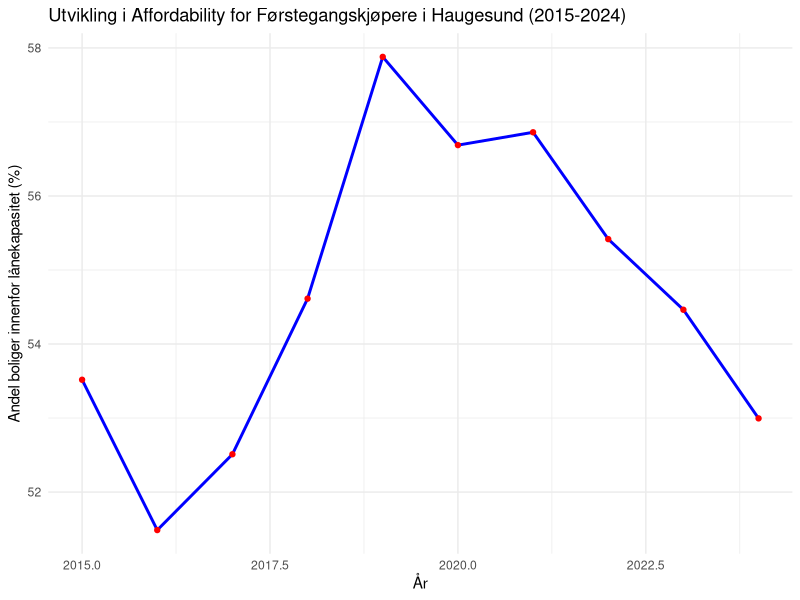
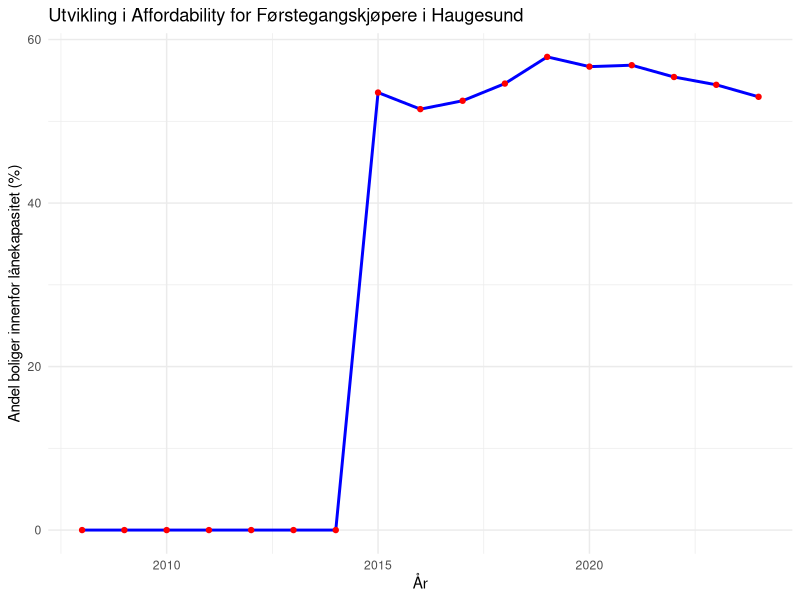
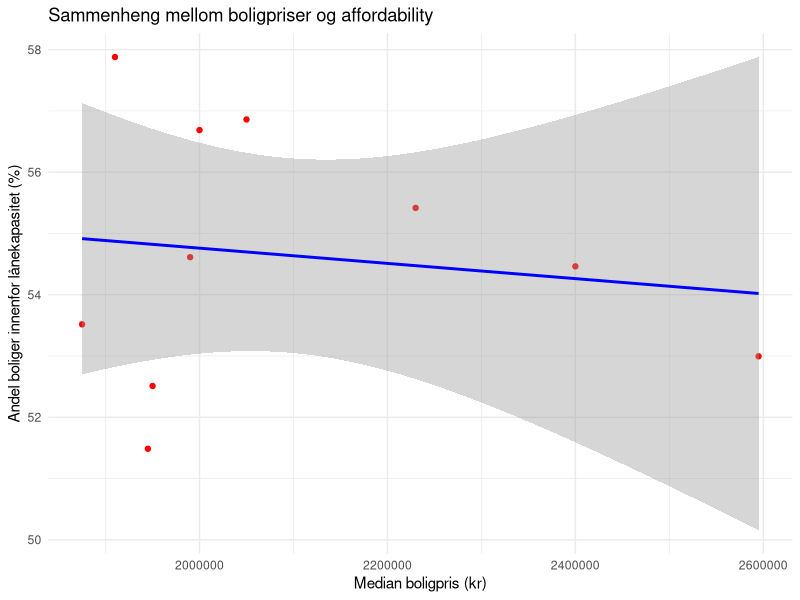
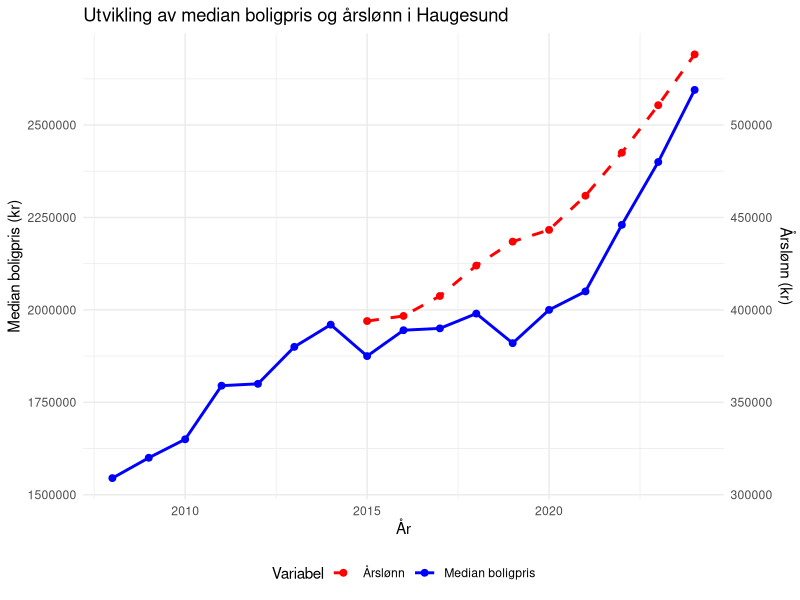
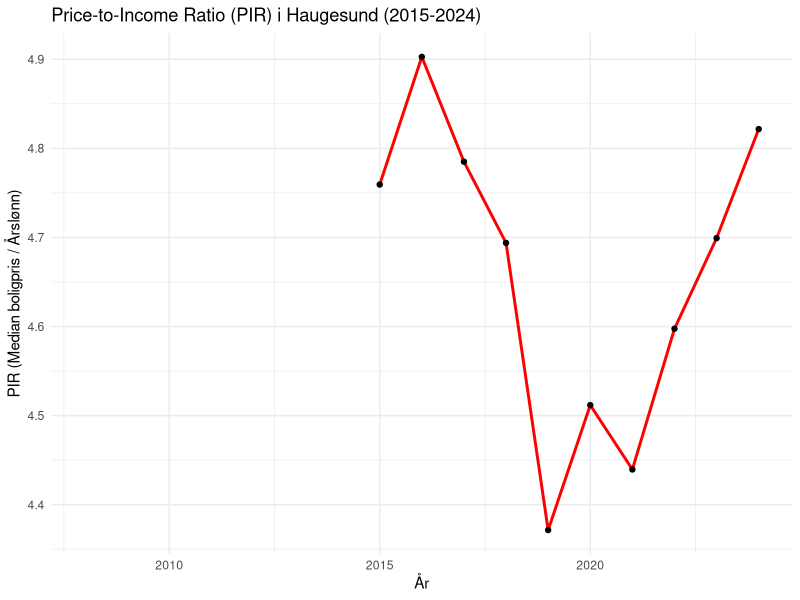
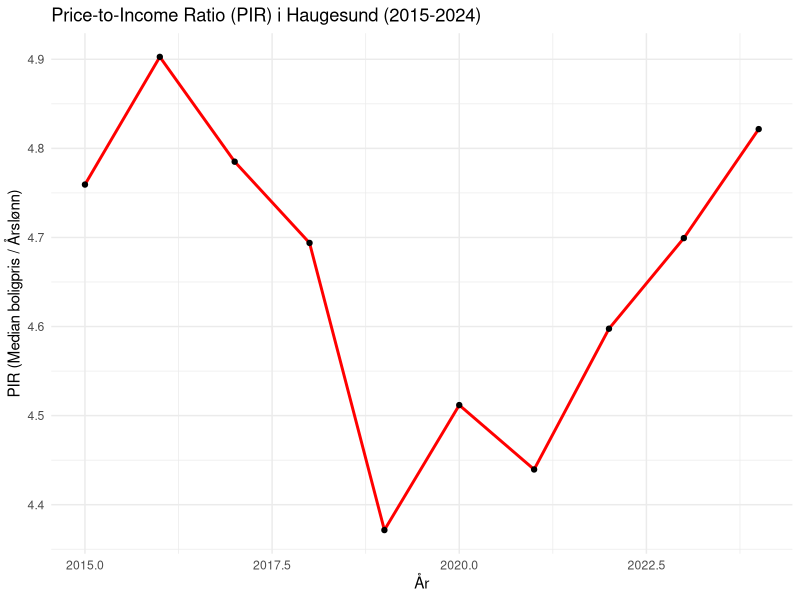
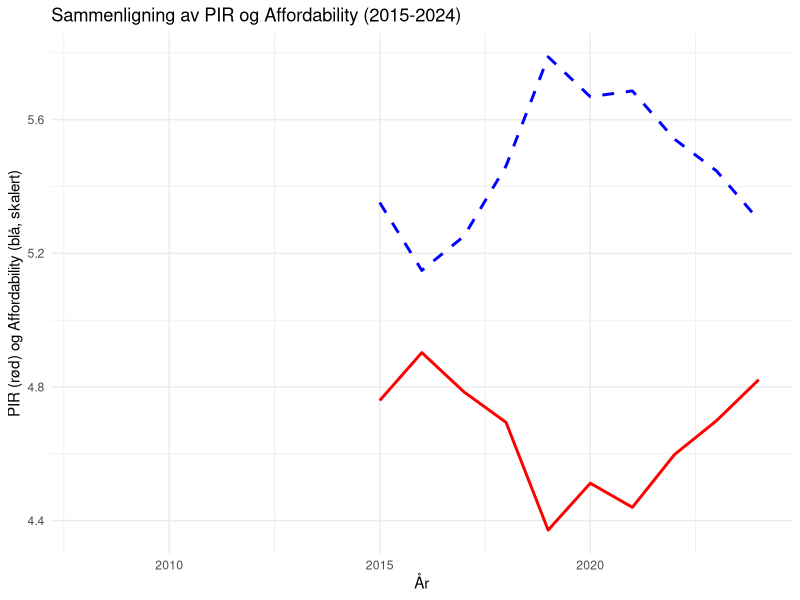
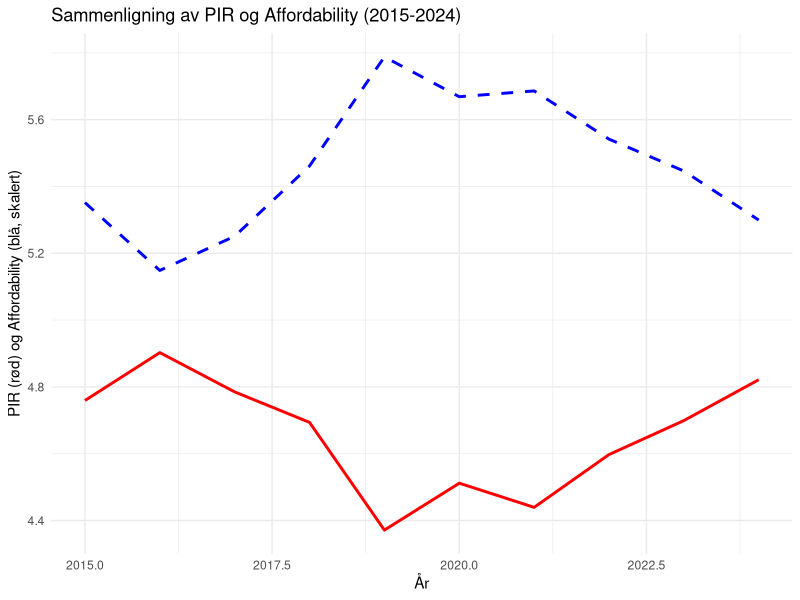

Here is the R script that generated these plots, in order: (Note: this script raises an error after producing the figures.)
## ---- chunk 1
library(readxl)
data <- read_excel("2025_HVL_Stromme_Data.xlsx")
## ---- chunk 2
# Filtrer datasettet for Haugesund og tidsperioden 2008-2024
library(dplyr)

# Fjern rader der Pris er NA
haugesund_data <- data %>%
  filter(!is.na(Pris))

## ---- chunk 3
# Beregn gjennomsnittlig og median boligpris
statistikk <- data %>%
  summarise(
    Gjennomsnitt_Pris = mean(Pris, na.rm = TRUE),
    Median_Pris = median(Pris, na.rm = TRUE)
  )

# Se resultatet
print(statistikk)
## ---- chunk 4
# Konverter "salgsdato" til Date-format og trekk ut året
data$År <- as.numeric(format(as.Date(data$Salgsdato), "%Y"))

## ---- chunk 5
library(dplyr)

data_kvantiler <- data %>%
  group_by(År) %>%
  summarise(
    median_pris = median(Pris, na.rm = TRUE),
    q25_pris = quantile(Pris, 0.25, na.rm = TRUE),
    q75_pris = quantile(Pris, 0.75, na.rm = TRUE),
    total_boliger = n()
  )

# Se de første radene
head(data_kvantiler)

## ---- chunk 6
unique(data$År)
## ---- chunk 7
data %>%
  group_by(År) %>%
  summarise(antall_boliger = sum(!is.na(Pris))) 
## ---- chunk 8
data <- data %>% filter(!is.na(Pris))
## ---- chunk 9
library(dplyr)

data_kvantiler <- data %>%
  group_by(År) %>%
  summarise(
    median_pris = median(Pris, na.rm = TRUE),
    q25_pris = quantile(Pris, 0.25, na.rm = TRUE),
    q75_pris = quantile(Pris, 0.75, na.rm = TRUE),
    total_boliger = n()
  ) %>%
  arrange(År) # Sørger for at år er i riktig rekkefølge

# Sjekk om alle år er med
unique(data_kvantiler$År)

## ---- chunk 10
data <- data %>% filter(!is.na(Pris))

## ---- chunk 11
# Lage dataframe med månedslønn per år (hentet fra SSB-dataene dine)
maanedsloenn <- data.frame(
  År = 2015:2024,  # Juster til å matche de årene du har lønnsdata for
  Månedslønn = c(32830, 33060, 33960, 35330, 36410, 36940, 38480, 40420, 42560, 44850)
)

# Beregn årslønn og maks lånekapasitet
maanedsloenn <- maanedsloenn %>%
  mutate(
    Årslønn = Månedslønn * 12,
    Maks_Laan = Årslønn * 5
  )

# Sjekk resultatet
print(maanedsloenn)
## ---- chunk 12
# Slå sammen maks lånekapasitet med boligdataene basert på år
data_affordability <- data %>%
  left_join(maanedsloenn, by = "År") %>%
  group_by(År) %>%
  summarise(
    total_boliger = n(),
    boliger_innenfor_laan = sum(Pris <= Maks_Laan, na.rm = TRUE),
    affordability = (boliger_innenfor_laan / total_boliger) * 100
  )

# Sjekk resultatene
head(data_affordability)

## ---- chunk 13
library(ggplot2)

# Filtrer data til kun 2015-2024
data_affordability_filtered <- data_affordability %>%
  filter(År >= 2015)

# Plot med kun 2015-2024
ggplot(data_affordability_filtered, aes(x = År, y = affordability)) +
  geom_line(color = "blue", size = 1) +
  geom_point(color = "red") +
  labs(title = "Utvikling i Affordability for Førstegangskjøpere i Haugesund (2015-2024)",
       x = "År",
       y = "Andel boliger innenfor lånekapasitet (%)") +
  theme_minimal()

## ---- chunk 14
library(ggplot2)

ggplot(data_affordability, aes(x = År, y = affordability)) +
  geom_line(color = "blue", size = 1) +
  geom_point(color = "red") +
  labs(title = "Utvikling i Affordability for Førstegangskjøpere i Haugesund",
       x = "År",
       y = "Andel boliger innenfor lånekapasitet (%)") +
  theme_minimal()

## ---- chunk 15
# Filtrer datasettet til kun 2015-2024 (siden vi kun har affordability for disse årene)
data_korrelasjon <- data_affordability_filtered %>%
  left_join(data_kvantiler, by = "År") %>%
  select(År, affordability, median_pris)

# Beregne Pearsons korrelasjonskoeffisient
cor_test_result <- cor.test(data_korrelasjon$affordability, data_korrelasjon$median_pris)

# Skriv ut resultatene
print(cor_test_result)

## ---- chunk 16
ggplot(data_korrelasjon, aes(x = median_pris, y = affordability)) +
  geom_point(color = "red") +
  geom_smooth(method = "lm", color = "blue", se = TRUE) + 
  labs(title = "Sammenheng mellom boligpriser og affordability",
       x = "Median boligpris (kr)",
       y = "Andel boliger innenfor lånekapasitet (%)") +
  theme_minimal()

## ---- chunk 17
library(dplyr)

# Beregn årslønn fra månedslønn
maanedsloenn <- maanedsloenn %>%
  mutate(Årslønn = Månedslønn * 12)

# Slå sammen median boligpris og årslønn
data_pir <- data_kvantiler %>%
  left_join(maanedsloenn, by = "År") %>%
  mutate(PIR = median_pris / Årslønn)

# Sjekk resultatet
print(data_pir)

## ---- chunk 18
# Last inn ggplot2
library(ggplot2)
library(dplyr)

# Anta at data_pir allerede er lastet inn
# Sjekk først at variabelnavnene stemmer:
colnames(data_pir)

# Lag plottet
ggplot(data_pir, aes(x = År)) + 
  # Linje for median boligpris
  geom_line(aes(y = median_pris, color = "Median boligpris"), size = 1) +
  geom_point(aes(y = median_pris, color = "Median boligpris"), size = 2) +
  
  # Linje for årslønn (starter fra 2015)
  geom_line(aes(y = Årslønn * 5, color = "Årslønn"), size = 1, linetype = "dashed") +  
  geom_point(aes(y = Årslønn * 5, color = "Årslønn"), size = 2) +  

  # Definer y-aksene
  scale_y_continuous(
    name = "Median boligpris (kr)", 
    sec.axis = sec_axis(~ . / 5, name = "Årslønn (kr)")
  ) +

  # Definer farger på linjene
  scale_color_manual(values = c("Median boligpris" = "blue", "Årslønn" = "red")) +
  
  # Tittel og etiketter
  labs(
    title = "Utvikling av median boligpris og årslønn i Haugesund",
    x = "År",
    color = "Variabel"
  ) +

  # Design
  theme_minimal() +
  theme(legend.position = "bottom")

## ---- chunk 19
library(ggplot2)

ggplot(data_pir, aes(x = År, y = PIR)) +
  geom_line(color = "red", size = 1) +
  geom_point(color = "black") +
  labs(title = "Price-to-Income Ratio (PIR) i Haugesund (2015-2024)",
       x = "År",
       y = "PIR (Median boligpris / Årslønn)") +
  theme_minimal()

## ---- chunk 20
ggplot(data_pir, aes(x = År, y = PIR)) +
  geom_line(color = "red", size = 1) +
  geom_point(color = "black") +
  labs(title = "Price-to-Income Ratio (PIR) i Haugesund (2015-2024)",
       x = "År",
       y = "PIR (Median boligpris / Årslønn)") +
  scale_x_continuous(limits = c(2015, 2024)) +  # Setter x-aksens start til 2015
  theme_minimal()

## ---- chunk 21
# Slå sammen affordability-data med PIR-data
data_pir_afford <- data_pir %>%
  left_join(data_affordability_filtered, by = "År")

# Plot begge variabler
ggplot() +
  geom_line(data = data_pir_afford, aes(x = År, y = PIR), color = "red", size = 1, linetype = "solid") +
  geom_line(data = data_pir_afford, aes(x = År, y = affordability / 10), color = "blue", size = 1, linetype = "dashed") + 
  labs(title = "Sammenligning av PIR og Affordability (2015-2024)",
       x = "År",
       y = "PIR (rød) og Affordability (blå, skalert)") +
  theme_minimal()

## ---- chunk 22
ggplot() +
  geom_line(data = data_pir_afford, aes(x = År, y = PIR), 
            color = "red", size = 1, linetype = "solid") +
  geom_line(data = data_pir_afford, aes(x = År, y = affordability / 10), 
            color = "blue", size = 1, linetype = "dashed") +
  labs(title = "Sammenligning av PIR og Affordability (2015-2024)",
       x = "År",
       y = "PIR (rød) og Affordability (blå, skalert)") +
  scale_x_continuous(limits = c(2015, 2024)) + # Setter x-aksens start til 2015
  theme_minimal()

## ---- chunk 23
cor.test(data_pir_afford$PIR, data_pir_afford$affordability)

## ---- chunk 24
ggplot(data_pir_afford, aes(x = PIR, y = affordability)) +
  geom_point(color = "blue") +
  geom_smooth(method = "lm", color = "red", se = TRUE) +
  labs(title = "Sammenheng mellom PIR og Affordability",
       x = "Price-to-Income Ratio (PIR)",
       y = "Affordability") +
  theme_minimal()

## ---- chunk 25
# Anta at du har en dataframe med maks lånekapasitet kalt "maks_laan"
data_affordability <- data %>%
  left_join(maks_laan, by = "År") %>%
  group_by(År) %>%
  summarise(
    total_boliger = n(),
    boliger_innenfor_laan = sum(Pris <= Maks_Laan, na.rm = TRUE),
    affordability = (boliger_innenfor_laan / total_boliger) * 100
  ) %>%
  arrange(År) # Sørger for at data er riktig sortert

# Se resultatene
head(data_affordability)
tail(data_affordability) # Sjekk at 2024 er med

## ---- chunk 26
data_affordability <- data %>%
  left_join(maks_laan, by = "År") %>%
  group_by(År) %>%
  summarise(
    total_boliger = n(),
    boliger_innenfor_laan = sum(Pris <= Maks_Laan, na.rm = TRUE),
    affordability = (boliger_innenfor_laan / total_boliger) * 100
  )

# Se resultatene
head(data_affordability)


## ---- chunk 27
library(ggplot2)
library(dplyr)

# Plot boligprisfordeling over tid
ggplot(data_kvantiler, aes(x = År)) +
  geom_line(aes(y = median_pris, color = "Medianpris"), size = 1) +
  geom_line(aes(y = q25_pris, color = "25. persentil"), size = 1, linetype = "dashed") +
  geom_line(aes(y = q75_pris, color = "75. persentil"), size = 1, linetype = "dashed") +
  scale_color_manual(values = c("Medianpris" = "blue", 
                                "25. persentil" = "red", 
                                "75. persentil" = "green")) +
  labs(title = "Utvikling i boligprisene i Haugesund (2008-2024)",
       x = "År",
       y = "Pris (NOK)",
       color = "Prisnivå") +
  theme_minimal()

## ---- chunk 28
library(dplyr)

# Beregn pris per kvadratmeter
data_kvm <- data %>%
  mutate(pris_per_m2 = Pris / BRA) %>%  # Beregn kvadratmeterpris
  group_by(År) %>%
  summarise(
    gjennomsnitt_kvmpris = mean(pris_per_m2, na.rm = TRUE),
    median_kvmpris = median(pris_per_m2, na.rm = TRUE),
    q25_kvmpris = quantile(pris_per_m2, 0.25, na.rm = TRUE),
    q75_kvmpris = quantile(pris_per_m2, 0.75, na.rm = TRUE)
  )

# Se resultatet
print(data_kvm)

## ---- chunk 29
library(ggplot2)

ggplot(data_kvm, aes(x = År)) +
  geom_line(aes(y = median_kvmpris, color = "Medianpris"), size = 1) +
  geom_line(aes(y = q25_kvmpris, color = "25. persentil"), linetype = "dashed", size = 1) +
  geom_line(aes(y = q75_kvmpris, color = "75. persentil"), linetype = "dashed", size = 1) +
  labs(title = "Utvikling i pris per kvadratmeter (kr/m²) i Haugesund (2008-2024)",
       x = "År",
       y = "Pris per kvadratmeter (kr/m²)",
       color = "Prisnivå") +
  theme_minimal()

## ---- chunk 30
# Filtrerer datasettet slik at vi kun beholder leiligheter
data_leilighet <- data |> 
  filter(Boligtype == "Leilighet") 
## ---- chunk 31
table(data_leilighet$Boligtype) # Skal kun inneholde "Leilighet"
## ---- chunk 32
library(dplyr)

data_kvantiler_leilighet <- data_leilighet %>%
  filter(År >= 2015) |> 
  group_by(År) %>%
  summarise(
    median_pris = median(Pris, na.rm = TRUE),
    q25_pris = quantile(Pris, 0.25, na.rm = TRUE),
    q75_pris = quantile(Pris, 0.75, na.rm = TRUE),
    total_boliger = n()
  )

# Se de første radene
head(data_kvantiler_leilighet)
## ---- chunk 33
View(data_kvantiler_leilighet)
## ---- chunk 34
maanedsloenn <- data.frame(
  År = 2015:2024,  # Juster til å matche de årene du har lønnsdata for
  Månedslønn = c(32830, 33060, 33960, 35330, 36410, 36940, 38480, 40420, 42560, 44850)
)

# Beregn årslønn og maks lånekapasitet
maanedsloenn <- maanedsloenn %>%
  mutate(
    Årslønn = Månedslønn * 12,
    Maks_Laan = Årslønn * 5
  )

# Sjekk resultatet
print(maanedsloenn)
## ---- chunk 35
# Slå sammen maks lånekapasitet med boligdataene basert på år
data_affordability_leilighet <- data_leilighet %>%
  filter(År >= 2015) |> 
  left_join(maanedsloenn, by = "År") %>%
  group_by(År) %>%
  summarise(
    total_boliger = n(),
    boliger_innenfor_laan = sum(Pris <= Maks_Laan, na.rm = TRUE),
    affordability = (boliger_innenfor_laan / total_boliger) * 100
  )

# Sjekk resultatene
head(data_affordability_leilighet)
## ---- chunk 36
View(data_affordability_leilighet)
## ---- chunk 37
library(ggplot2)

# Filtrer data til kun 2015-2024
data_affordability_filtered2 <- data_affordability_leilighet %>%
  filter(År >= 2015)

# Plot med kun 2015-2024
ggplot(data_affordability_filtered2, aes(x = År, y = affordability)) +
  geom_line(color = "blue", size = 1) +
  geom_point(color = "red") +
  labs(title = "Utvikling i Affordability for Førstegangskjøpere i Haugesund, Leilighet (2015-2024)",
       x = "År",
       y = "Andel boliger innenfor lånekapasitet (%)") +
  theme_minimal()
## ---- chunk 38
colnames(data_affordability)
colnames(data_affordability_leilighet)
## ---- chunk 39
# Slå sammen datasettene basert på År
affordability_sammenligning <- data_affordability %>%
  rename(affordability_total = affordability) %>% # Gi tydelig navn
  inner_join(data_affordability_leilighet %>% rename(affordability_leilighet = affordability), by = "År")

## ---- chunk 40
head(affordability_sammenligning)
## ---- chunk 41
View(affordability_sammenligning)
## ---- chunk 42
ggplot(affordability_sammenligning, aes(x = År)) +
  geom_line(aes(y = affordability_total, color = "Alle boliger"), size = 1) +
  geom_line(aes(y = affordability_leilighet, color = "Leiligheter"), size = 1, linetype = "dashed") +
  scale_color_manual(values = c("Alle boliger" = "red", "Leiligheter" = "blue")) +
  labs(
    title = "Sammenligning av Affordability: Leiligheter vs. Alle boliger",
    x = "År",
    y = "Affordability (%)",
    color = "Boligtype"
  ) +
  theme_minimal()

## ---- chunk 43
# Laste inn nødvendige pakker
library(dplyr)

# Anta at datasettet ditt heter "boligdata" og inneholder kolonner for "År" og "Pris"
bolig_kvantiler <- data %>%
  group_by(År) %>%
  summarise(
    median_pris = median(Pris, na.rm = TRUE),
    q25_pris = quantile(Pris, 0.25, na.rm = TRUE),
    q75_pris = quantile(Pris, 0.75, na.rm = TRUE)
  )

# Vise de første radene av resultatet
head(bolig_kvantiler)

## ---- chunk 44
library(dplyr)

# Beregn gjennomsnittlig pris per grunnkrets
gjennomsnitt_pris_per_grunnkrets <- data %>%
  group_by(Grunnkrets) %>%
  summarise(
    Gjennomsnitt_Pris = mean(Pris, na.rm = TRUE),
    Antall_Boliger = n() # Antall boliger per grunnkrets
  ) %>%
  arrange(desc(Gjennomsnitt_Pris)) # Sorter etter gjennomsnittspris, høyest først

# Se resultatet
print(gjennomsnitt_pris_per_grunnkrets)

# Eksporter til CSV hvis ønskelig
write.csv(gjennomsnitt_pris_per_grunnkrets, "gjennomsnitt_pris_per_grunnkrets.csv", row.names = FALSE)

## ---- chunk 45
library(dplyr)

haugesund_data <- data %>%
  mutate(År = format(Salgsdato, "%Y"))

# Beregn gjennomsnittspris per år
gjennomsnitt_per_år <- haugesund_data %>%
  group_by(År) %>%
  summarise(Gjennomsnitt_Pris = mean(Pris, na.rm = TRUE))

# Se resultatet
print(gjennomsnitt_per_år)
## ---- chunk 46
library(dplyr)

# Beregn gjennomsnittlig størrelse (kvadratmeter)
gjennomsnitt_størrelse <- data %>%
  summarise(Gjennomsnitt_BRA = mean(BRA, na.rm = TRUE))

# Beregn fordeling av boligtyper
fordeling_boligtyper <- data %>%
  count(Boligtype) %>%
  mutate(Prosent = n / sum(n) * 100)

# Beregn gjennomsnittlig alder på boligene
data <- data %>%
  mutate(Bolig_Alder = 2023 - Byggeår)

gjennomsnitt_alder <- data %>%
  summarise(Gjennomsnitt_Alder = mean(Bolig_Alder, na.rm = TRUE))

# Print resultater
print(gjennomsnitt_størrelse)
print(fordeling_boligtyper)
print(gjennomsnitt_alder)
## ---- chunk 47
library(ggplot2)

ggplot(data, aes(x = BRA)) +
  geom_histogram(binwidth = 10, fill = "blue", color = "black") +
  labs(title = "Fordeling av boligers størrelse", x = "Størrelse (kvadratmeter)", y = "Antall boliger")

## ---- chunk 48
ggplot(fordeling_boligtyper, aes(x = "", y = n, fill = Boligtype)) +
  geom_bar(stat = "identity", width = 1, color = "black") +
  coord_polar("y", start = 0) +
  labs(title = "Fordeling av boligtyper", fill = "Boligtype") +
  theme_void()

## ---- chunk 49
ggplot(data, aes(x = Bolig_Alder)) +
  geom_histogram(binwidth = 5, fill = "green", color = "black") +
  labs(title = "Fordeling av boligenes alder", x = "Alder (år)", y = "Antall boliger")

## ---- chunk 50
library(dplyr)

data <- data %>%
  mutate(Område = case_when(
    Grunnkrets %in% c("SENTRUM 1", "SENTRUM 2", "SENTRUM 3", "SENTRUM 4", "SENTRUM 5", 
                      "SENTRUM 6", "SENTRUM 7", "SENTRUM 8", "SENTRUM 9", "SENTRUM 10", 
                      "SENTRUM 11", "SENTRUM 12", "SENTRUM 13", "SENTRUM 14", "SENTRUM 15", 
                      "SENTRUM 17", "SENTRUM 18", "SENTRUM 19", "SENTRUM 20",
                      "MARITIME SKOLE", "SYKEHUSET", "RISØY", "HØYBLOKKENE", "PRESTHAUGBLOKKENE", "HARALDSHALLEN") ~ "Sentrum",
    Grunnkrets %in% c("SKÅREDALEN", "BLEIKEMYR", "ROSSABØNAKKEN", "ROSSABØSKOGEN", "ROSSABØ KIRKE",
                      "HAGLAND", "UDLAND", "DAM", "KOLONIHAGEN", "KÅLGARDSHAUGEN", "HEMMINGSTAD", 
                      "SVEHAUG", "LILLESUND SKOLE", "GEITAFJELL", "VASSBREKKE", "GRØNÅSEN", 
                      "GRØNHAUG", "FJELLSTEMMEN ØST", "FJELLSTEMMEN VEST", "KYVIKDALEN", "HEST", 
                      "RÅGAN", "HOLLENDERHAUGEN", "SØLLERØDFELTET", "Haugaleite", "SOLVANG", 
                      "SOLVANG SKOLE", "LONGEBJØRG", "HELLANDSMARKA", "DJUPASKAR") ~ "Ytterområder",
    TRUE ~ "Andre"
  ))

## ---- chunk 51
# Beregn gjennomsnittlig boligpris og andre attributter per område
område_statistikk <- data %>%
  group_by(Område) %>%
  summarise(
    Gjennomsnitt_Pris = mean(Pris, na.rm = TRUE),
    Median_Pris = median(Pris, na.rm = TRUE),
    Gjennomsnitt_BRA = mean(BRA, na.rm = TRUE),
    Gjennomsnitt_Byggeår = mean(Byggeår, na.rm = TRUE),
    Antall_Boliger = n()
  )

# Se resultatet
print(område_statistikk)

## ---- chunk 52
library(ggplot2)
ggplot(område_statistikk, aes(x = Område, y = Gjennomsnitt_BRA, fill = Område)) +
  geom_bar(stat = "identity", color = "black") +
  labs(title = "Gjennomsnittlig størrelse per område", x = "Område", y = "Gjennomsnittlig BRA (m²)") +
  theme_minimal()

## ---- chunk 53
library(ggplot2)

ggplot(område_statistikk, aes(x = Område, y = Gjennomsnitt_Pris, fill = Område)) +
  geom_bar(stat = "identity", color = "black") +
  labs(title = "Gjennomsnittlig boligpris per område", x = "Område", y = "Gjennomsnittlig Pris") +
  theme_minimal()

## ---- chunk 54
library(dplyr)
library(ggplot2)

# Sørg for at Salgsdato er i riktig datoformat
data$Salgsdato <- as.Date(data$Salgsdato)

# Opprett en variabel for år
data <- data %>%
  mutate(År = format(Salgsdato, "%Y"))

# Beregn gjennomsnittsprisen per år
pris_tidsserie_år <- data %>%
  group_by(År) %>%
  summarise(Gjennomsnitt_Pris = mean(Pris, na.rm = TRUE)) %>%
  arrange(År) # Sorter etter år

# Sjekk resultatene
print(pris_tidsserie_år)


## ---- chunk 55
ggplot(pris_tidsserie_år, aes(x = as.numeric(År), y = Gjennomsnitt_Pris)) +
  geom_line(color = "blue", size = 1) +
  geom_point(color = "red", size = 2) +
  labs(
    title = "Utvikling i boligpriser per år",
    x = "År",
    y = "Gjennomsnittlig Boligpris (NOK)"
  ) +
  theme_minimal()

## ---- chunk 56
library(dplyr)
library(knitr)

# Beregn statistikk for ulike boligtyper
pristabell_boligtyper <- data %>%
  group_by(Boligtype) %>%
  summarise(
    Gjennomsnittspris = mean(Pris, na.rm = TRUE),
    Medianpris = median(Pris, na.rm = TRUE),
    Minimumspris = min(Pris, na.rm = TRUE),
    Maksimumspris = max(Pris, na.rm = TRUE)
  )

# Lag en enkel tabell med kable
pristabell_boligtyper %>%
  kable(
    format = "markdown",
    col.names = c("Boligtype", "Gjennomsnittspris", "Medianpris", "Minimumspris", "Maksimumspris"),
    digits = 0
  )


## ---- chunk 57
library(dplyr)

grunnkrets_count <- data %>%
  group_by(Grunnkrets) %>%
  summarise(Antall_Boliger = n()) %>%
  arrange(desc(Antall_Boliger)) # Sorterer synkende etter antall boliger

# Se på resultatene
print(grunnkrets_count)

# Lagre resultatene som en ny fil (hvis ønskelig)
write.csv(grunnkrets_count, "grunnkrets_antall_sortert.csv", row.names = FALSE)

## ---- chunk 58
library(dplyr)

boligtype_count <- data %>%
  group_by(Boligtype) %>%
  summarise(Antall_Boliger = n()) %>%
  arrange(desc(Antall_Boliger)) # Sorterer synkende etter antall boliger

# Se på resultatene
print(boligtype_count)

# Lagre resultatene som en ny fil (hvis ønskelig)
write.csv(boligtype_count, "boligtype_antall_sortert.csv", row.names = FALSE)
## ---- chunk 59
# Enkel lineær regresjon med BRA
model_bra <- lm(Pris ~ BRA, data = data)
summary(model_bra)

# Enkel lineær regresjon med Byggeår
model_byggeaar <- lm(Pris ~ Byggeår, data = data)
summary(model_byggeaar)

## ---- chunk 60
# Multippel lineær regresjon med både BRA og Byggeår
model_multiple <- lm(Pris ~ BRA + Byggeår, data = data)
summary(model_multiple)

## ---- chunk 61
model_extended <- lm(Pris ~ BRA + Byggeår + Boligtype + Grunnkrets + Eieform, data = data)
summary(model_extended)

## ---- chunk 62
model_interaction <- lm(Pris ~ BRA * Byggeår, data = data)
summary(model_interaction)

## ---- chunk 63
library(ggplot2)

ggplot(data, aes(x = BRA, y = Pris)) +
  geom_point() +
  geom_smooth(method = "lm", color = "blue") +
  labs(title = "Sammenheng mellom BRA og Pris", x = "BRA", y = "Pris")

## ---- chunk 64
ggplot(data, aes(x = Byggeår, y = Pris)) +
  geom_point() +
  geom_smooth(method = "lm", color = "blue") +
  labs(title = "Sammenheng mellom Byggeår og Pris", x = "Byggeår", y = "Pris")

## ---- chunk 65
summary(model_bra)
## ---- chunk 66
# Log-transformasjon av pris
model_log <- lm(log(Pris) ~ BRA + Byggeår, data = data)
summary(model_log)

## ---- chunk 67
# Residualplott for å sjekke modellantakelser
plot(model_multiple)

## ---- chunk 68
# Last inn nødvendige pakker
library(ggplot2)

# Lag datasettet
førstegangskjøpere <- data.frame(
  År = 2008:2023,
  Antall = c(536, 417, 455, 421, 421, 406, 432, 375, 411, 321, 356, 351, 395, 399, 372, 336)
)

# Plot linjediagram
ggplot(førstegangskjøpere, aes(x = År, y = Antall)) +
  geom_line(color = "#0072B2", size = 1.2) +
  geom_point(color = "#0072B2", size = 2) +
  labs(
    title = "Antall førstegangskjøpere per år i Haugesund",
    x = "År",
    y = "Antall førstegangskjøpere"
  ) +
  theme_minimal() +
  theme(
    plot.title = element_text(hjust = 0.5, size = 14, face = "bold"),
    axis.text = element_text(size = 10),
    axis.title = element_text(size = 11)
  )

## ---- chunk 69
# Last inn nødvendige pakker
library(ggplot2)

# Lag datasettet for Norge
data_norge <- data.frame(
  År = 2008:2023,
  Antall = c(52411, 52204, 51889, 54902, 52144, 50163, 51079, 51021,
             48245, 48159, 50622, 51438, 54576, 55918, 50342, 47237)
)

# Lag linjediagram
ggplot(data_norge, aes(x = År, y = Antall)) +
  geom_line(color = "#0072B2", size = 1.2) +
  geom_point(color = "#0072B2", size = 2) +
  labs(
    title = "Antall førstegangskjøpere per år i Norge",
    x = "År",
    y = "Antall førstegangskjøpere"
  ) +
  theme_minimal() +
  theme(
    plot.title = element_text(hjust = 0.5, size = 14, face = "bold"),
    axis.title = element_text(size = 12)
  )

## ---- chunk 70
# Last inn pakke
library(ggplot2)

# Lag datasett
data_andel <- data.frame(
  År = rep(2008:2023, 2),
  Andel = c(
    # Haugesund
    1.61, 1.23, 1.33, 1.21, 1.19, 1.13, 1.19, 1.02,
    1.11, 0.86, 0.96, 0.94, 1.06, 1.07, 0.99, 0.88,
    # Norge
    1.10, 1.08, 1.06, 1.11, 1.04, 0.99, 0.99, 0.98,
    0.92, 0.91, 0.95, 0.96, 1.01, 1.03, 0.92, 0.86
  ),
  Region = rep(c("Haugesund", "Norge"), each = 16)
)

# Lag linjediagram
ggplot(data_andel, aes(x = År, y = Andel, color = Region)) +
  geom_line(size = 1.2) +
  geom_point(size = 2) +
  labs(
    title = "Andel førstegangskjøpere per år",
    x = "År",
    y = "Andel (%)",
    color = "Region"
  ) +
  scale_color_manual(values = c("Haugesund" = "#D55E00", "Norge" = "#0072B2")) +
  theme_minimal() +
  theme(
    plot.title = element_text(hjust = 0.5, size = 14, face = "bold"),
    axis.title = element_text(size = 12)
  )

## ---- chunk 71
# Last inn pakke
library(ggplot2)

# Lag datasett
data_alder <- data.frame(
  År = rep(2008:2023, 2),
  Alder = c(
    # Haugesund
    26.83, 26.86, 27.50, 27.10, 27.31, 26.82, 27.23, 26.73,
    26.62, 26.64, 27.04, 27.34, 26.64, 27.83, 27.34, 26.99,
    # Norge
    28.30, 28.26, 28.26, 28.06, 27.98, 27.91, 27.75, 27.64,
    27.62, 27.79, 27.78, 27.81, 27.80, 27.86, 28.03, 28.04
  ),
  Region = rep(c("Haugesund", "Norge"), each = 16)
)

# Lag linjediagram
ggplot(data_alder, aes(x = År, y = Alder, color = Region)) +
  geom_line(size = 1.2) +
  geom_point(size = 2) +
  labs(
    title = "Gjennomsnittsalder for førstegangskjøpere",
    x = "År",
    y = "Alder",
    color = "Region"
  ) +
  scale_color_manual(values = c("Haugesund" = "#D55E00", "Norge" = "#0072B2")) +
  theme_minimal() +
  theme(
    plot.title = element_text(hjust = 0.5, size = 14, face = "bold"),
    axis.title = element_text(size = 12)
  )

## ---- chunk 72
# Last inn nødvendige pakker
library(ggplot2)
library(dplyr)

# Datasett: Alder og andel for Haugesund og Norge
data_andel_alder <- data.frame(
  År = rep(2008:2023, 2),
  Andel = c(
    # Haugesund
    1.61, 1.23, 1.33, 1.21, 1.19, 1.13, 1.19, 1.02,
    1.11, 0.86, 0.96, 0.94, 1.06, 1.07, 0.99, 0.88,
    # Norge
    1.10, 1.08, 1.06, 1.11, 1.04, 0.99, 0.99, 0.98,
    0.92, 0.91, 0.95, 0.96, 1.01, 1.03, 0.92, 0.86
  ),
  Alder = c(
    # Haugesund
    26.83, 26.86, 27.50, 27.10, 27.31, 26.82, 27.23, 26.73,
    26.62, 26.64, 27.04, 27.34, 26.64, 27.83, 27.34, 26.99,
    # Norge
    28.30, 28.26, 28.26, 28.06, 27.98, 27.91, 27.75, 27.64,
    27.62, 27.79, 27.78, 27.81, 27.80, 27.86, 28.03, 28.04
  ),
  Region = rep(c("Haugesund", "Norge"), each = 16)
)

# Plot
ggplot(data_andel_alder, aes(x = Alder, y = Andel, color = Region)) +
  geom_point(size = 2.5) +
  labs(
    title = "Forhold mellom gjennomsnittsalder og andel førstegangskjøpere: Haugesund vs Norge",
    x = "Gjennomsnittsalder",
    y = "Andel (%)"
  ) +
  scale_color_manual(values = c("Haugesund" = "orange", "Norge" = "blue")) +
  theme_minimal(base_size = 12) +
  theme(
    plot.title = element_text(size = 13, face = "plain", hjust = 0.5),
    legend.title = element_blank(),
    legend.position = "top"
  )

## ---- chunk 73
ggplot(data_andel_alder, aes(x = Alder, y = Andel, color = Region)) +
  geom_point(shape = 4, size = 2.5) +  # shape = 4 gir "x"
  labs(
    title = "Forhold mellom gjennomsnittsalder og andel førstegangskjøpere: Haugesund vs Norge",
    x = "Gjennomsnittsalder",
    y = "Andel (%)"
  ) +
  scale_color_manual(values = c("Haugesund" = "orange", "Norge" = "blue")) +
  theme_minimal(base_size = 12) +
  theme(
    plot.title = element_text(size = 13, face = "plain", hjust = 0.5),
    legend.title = element_blank(),
    legend.position = "top"
  )

## ---- chunk 74
# Først: lag datasettet manuelt
fh_index <- data.frame(
  År = 2008:2023,
  Indeks = c(50.3, 57.4, 60.7, 52.6, 51.1, 50.6, 48.4, 51.6, 50.2, 48.1, 49.5, 58.3, 58.5, 63.1, 62.3, 56.8)
)

# Last inn ggplot2 om det ikke er lastet
library(ggplot2)

# Lag linjediagrammet
ggplot(fh_index, aes(x = År, y = Indeks)) +
  geom_line(color = "darkblue", size = 1.2) +
  geom_point(color = "darkblue", size = 2) +
  labs(
    title = "Førstehjemindeksen i Haugesund (2008–2023)",
    x = "År",
    y = "Indeks (%)"
  ) +
  theme_minimal(base_size = 12) +
  scale_y_continuous(limits = c(45, 65))  # Juster etter behov

